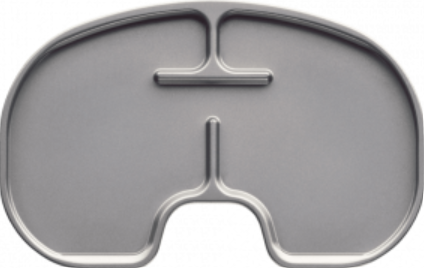
#> input picture pic17.png, 424 x 268 px
$ python tibial_tray_angle.py pic17.png
#> lines starting #> are read from the running program, lines starting #| are printed output that depends on the picture; after the words box and inside, x2 and y2 are one past the last pixel; in counts of white or black regions, pixels touching at a corner belong together
#> in measure_angle, img is the input picture: shape (268, 424, 3); mean B, G, R 167.1, 165.9, 167.6
"""
tibial_tray_angle.py

Finds the rotation angle of a tibial tray's main (long) axis, using PCA
instead of cv2.minAreaRect's angle -- because minAreaRect's angle convention
is confusing (it can silently swap which side is "width" vs "height" and
flips its reference depending on OpenCV version), whereas PCA gives one
clean, well-defined number tied directly to the actual pixel distribution.

SIGN CONVENTION (validated against known rotations before trusting it):
    0 deg   = long axis perfectly horizontal
    POSITIVE angle = tray rotated CLOCKWISE (as you look at the image)
    NEGATIVE angle = tray rotated ANTICLOCKWISE (counter-clockwise)
    Range reported: -90 deg (exclusive) to +90 deg (inclusive)
    (a line has no head/tail, so anything past +-90 deg just wraps back
    around to the same physical axis -- e.g. +95 deg is the same axis as -85 deg)

How it works:
    1. Segment the tray (Otsu + corner-polarity check, same as before)
    2. Take EVERY foreground pixel's (x, y) coordinate -- not just the
       contour -- and run PCA (eigen-decomposition of the covariance matrix)
    3. The eigenvector with the LARGEST eigenvalue points along the
       direction the pixels are most spread out in -- i.e. the tray's long
       axis
    4. atan2(vy, vx) on that eigenvector, in image pixel coordinates
       (x = right, y = down), already gives a clockwise-positive angle for
       free -- because the y-axis is flipped (points down) compared to
       normal math convention, the usual counter-clockwise-positive atan2
       result flips into clockwise-positive automatically. No manual sign
       flip is needed; this was verified numerically against rectangles
       rotated by known angles before being used here.

Usage:
    python tibial_tray_angle.py pic17.png
    python tibial_tray_angle.py pic7.jpeg pic11.jpeg
"""

import sys
import cv2
import numpy as np


def segment_object(gray):
    blur = cv2.GaussianBlur(gray, (5, 5), 0)
    _, otsu = cv2.threshold(blur, 0, 255, cv2.THRESH_BINARY + cv2.THRESH_OTSU)
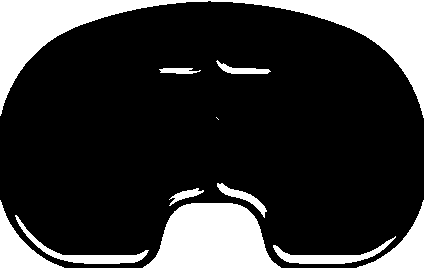
#> otsu: shape (268, 424); 21.1% white; 11 white regions (1 under 20 px), largest, box (x1, y1, x2, y2) and area: (0, 0, 424, 118) 11564, (143, 203, 281, 268) 6345, (0, 200, 64, 268) 1502
    h, w = otsu.shape
#> h = 268; w = 424
    corner_vals = [otsu[0, 0], otsu[0, w - 1], otsu[h - 1, 0], otsu[h - 1, w - 1]]
#> corner_vals = [255, 255, 255, 255]
    bg_value = max(set(corner_vals), key=corner_vals.count)
#> bg_value = 255
    mask = cv2.bitwise_not(otsu) if bg_value == 255 else otsu
    kernel = np.ones((3, 3), np.uint8)
    mask = cv2.morphologyEx(mask, cv2.MORPH_CLOSE, kernel, iterations=2)
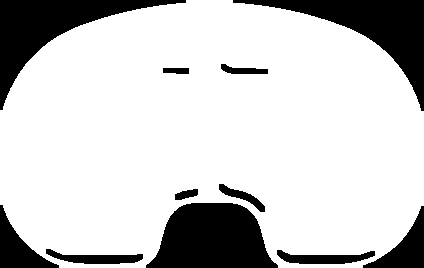
#> mask: shape (268, 424); 79.5% white; 11 black regions, largest, box (x1, y1, x2, y2) and area: (146, 203, 278, 268) 6335, (233, 0, 424, 111) 5780, (0, 0, 186, 110) 5672
    mask = cv2.morphologyEx(mask, cv2.MORPH_OPEN, kernel, iterations=1)
    return mask


def principal_axis_angle(mask):
    """Returns (angle_deg, center_xy, principal_vec, minor_vec)."""
    ys, xs = np.nonzero(mask)
    pts = np.column_stack([xs, ys]).astype(np.float64)
#> pts = 90380 pairs, first value 0 to 423, second value 0 to 267
    center = pts.mean(axis=0)
#> center = [211.2, 133.6]
    pts_centered = pts - center
#> pts_centered = 90380 pairs, first value -211.2 to 211.8, second value -133.6 to 133.4

    cov = np.cov(pts_centered.T)
#> cov = [[13695.9, 5.73], [5.73, 4474.8]]
    eigvals, eigvecs = np.linalg.eigh(cov)        # ascending eigenvalue order
#> eigvals = [4474.8, 13695.9]; eigvecs = [[0.000622, -1], [-1, -0.000622]]
    principal_vec = eigvecs[:, np.argmax(eigvals)]  # long axis (largest spread)
#> principal_vec = [-1, -0.000622]
    minor_vec = eigvecs[:, np.argmin(eigvals)]       # short axis
#> minor_vec = [0.000622, -1]

    vx, vy = principal_vec
#> vx = -1; vy = -0.000622
    angle_deg = np.degrees(np.arctan2(vy, vx))
#> angle_deg = -180
    angle_deg = ((angle_deg + 90) % 180) - 90       # normalize to (-90, 90]
#> angle_deg = 0.0356

    return angle_deg, center, principal_vec, minor_vec


def measure_angle(image_path):
    img = cv2.imread(image_path)
    if img is None:
        print(f"Could not read: {image_path}")
        return

    gray = cv2.cvtColor(img, cv2.COLOR_BGR2GRAY)
    mask = segment_object(gray)

    angle_deg, center, principal_vec, minor_vec = principal_axis_angle(mask)
#> angle_deg = 0.0356; center = [211.2, 133.6]; principal_vec = [-1, -0.000622]; minor_vec = [0.000622, -1]

    if abs(angle_deg) < 0.5:
        direction = "aligned (no meaningful tilt)"
    elif angle_deg > 0:
        direction = f"{angle_deg:.1f} deg CLOCKWISE from horizontal"
    else:
        direction = f"{abs(angle_deg):.1f} deg ANTICLOCKWISE from horizontal"

    print(f"\n=== {image_path} ===")
    print(f"principal axis angle : {angle_deg:.2f} deg")
#| principal axis angle : 0.04 deg
    print(f"interpretation        : {direction}")

    # --- Annotate: principal axis line, horizontal reference line, center ---
    vis = img.copy()
    cx, cy = center
#> cx = 211.2; cy = 133.6
    L = 120  # half-length of the drawn axis line, in pixels

    p1 = (int(cx - principal_vec[0] * L), int(cy - principal_vec[1] * L))
#> p1 = (331, 133)
    p2 = (int(cx + principal_vec[0] * L), int(cy + principal_vec[1] * L))
#> p2 = (91, 133)
    cv2.line(vis, p1, p2, (255, 0, 255), 2)          # magenta = principal (long) axis

    cv2.line(vis, (int(cx - L), int(cy)), (int(cx + L), int(cy)), (0, 255, 255), 1)  # yellow = horizontal reference

    cv2.circle(vis, (int(cx), int(cy)), 5, (0, 0, 255), -1)  # red = center
#> vis: shape (268, 424, 3); mean B, G, R 167.1, 165.4, 168.3
    cv2.putText(vis, f"{angle_deg:+.1f} deg", (int(cx) + 10, int(cy) - 10),
                cv2.FONT_HERSHEY_SIMPLEX, 0.5, (255, 0, 255), 1, cv2.LINE_AA)
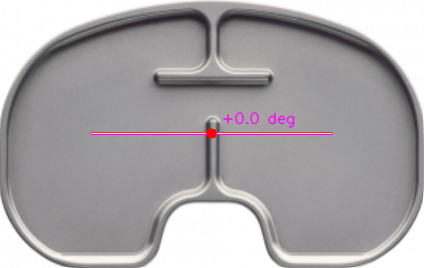
#> vis: shape (268, 424, 3); mean B, G, R 167.3, 165.1, 168.5

    out_path = image_path.rsplit(".", 1)[0] + "_angle.png"
    cv2.imwrite(out_path, vis)
    print(f"Annotated image saved: {out_path}")


if __name__ == "__main__":
    if len(sys.argv) < 2:
        print("Usage: python tibial_tray_angle.py <image1> [image2] ...")
        sys.exit(1)
    for path in sys.argv[1:]:
        measure_angle(path)
